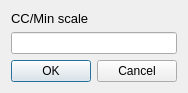
<?xml version="1.0" encoding="UTF-8"?>
<ui version="4.0">
 <class>FeedRate_Dialog</class>
 <widget class="QDialog" name="FeedRate_Dialog">
  <property name="geometry">
   <rect>
    <x>0</x>
    <y>0</y>
    <width>184</width>
    <height>88</height>
   </rect>
  </property>
  <property name="windowTitle">
   <string>Dialog</string>
  </property>
  <layout class="QVBoxLayout" name="verticalLayout">
   <item>
    <widget class="QLabel" name="label">
     <property name="font">
      <font>
       <pointsize>10</pointsize>
      </font>
     </property>
     <property name="text">
      <string>CC/Min scale</string>
     </property>
     <property name="alignment">
      <set>Qt::AlignLeading|Qt::AlignLeft|Qt::AlignVCenter</set>
     </property>
    </widget>
   </item>
   <item>
    <widget class="QLineEdit" name="CCslashMin_LE">
     <property name="text">
      <string/>
     </property>
    </widget>
   </item>
   <item>
    <widget class="QDialogButtonBox" name="buttonBox">
     <property name="orientation">
      <enum>Qt::Horizontal</enum>
     </property>
     <property name="standardButtons">
      <set>QDialogButtonBox::Cancel|QDialogButtonBox::Ok</set>
     </property>
    </widget>
   </item>
  </layout>
 </widget>
 <resources/>
 <connections>
  <connection>
   <sender>buttonBox</sender>
   <signal>accepted()</signal>
   <receiver>FeedRate_Dialog</receiver>
   <slot>accept()</slot>
   <hints>
    <hint type="sourcelabel">
     <x>248</x>
     <y>254</y>
    </hint>
    <hint type="destinationlabel">
     <x>157</x>
     <y>274</y>
    </hint>
   </hints>
  </connection>
  <connection>
   <sender>buttonBox</sender>
   <signal>rejected()</signal>
   <receiver>FeedRate_Dialog</receiver>
   <slot>reject()</slot>
   <hints>
    <hint type="sourcelabel">
     <x>316</x>
     <y>260</y>
    </hint>
    <hint type="destinationlabel">
     <x>286</x>
     <y>274</y>
    </hint>
   </hints>
  </connection>
 </connections>
</ui>
